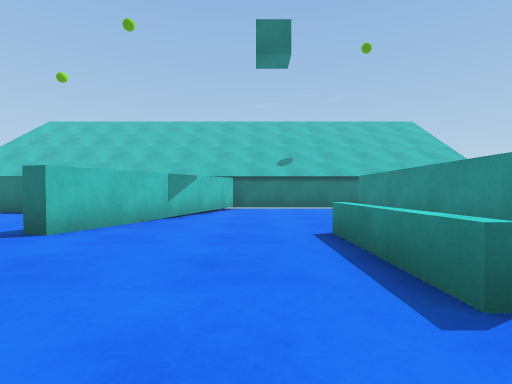
[1] (above)

19 first-person views from a walk through a scene from a Unity 3-D project. The camera is 0.6 m above the floor, looks level and sees 80° across. The floor is counted in squares, 1 m on a side. Each view is taken from the middle of a square. On the plan, view 1 faces up. The plan holds only what a view shows up to about 9 squares ahead; the rest is blank. The place goes on beyond the plan. The player character is not drawn.

[2]
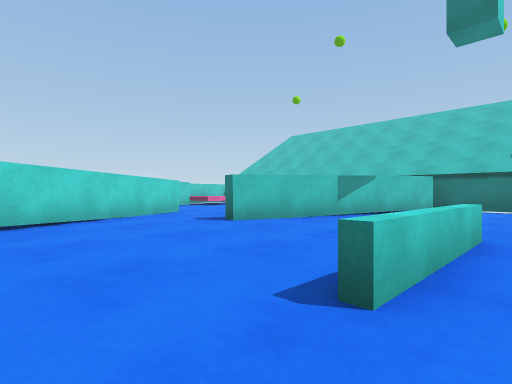

[3]
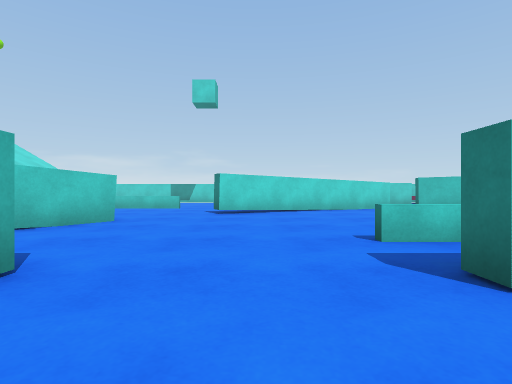

[4]
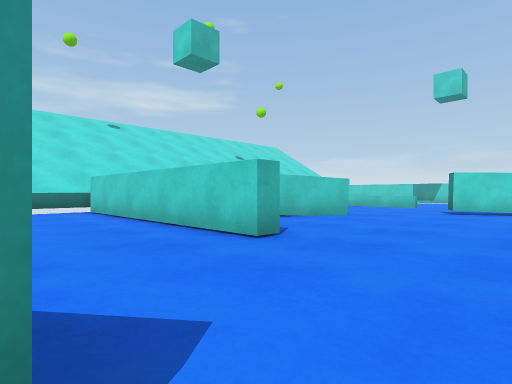

[5]
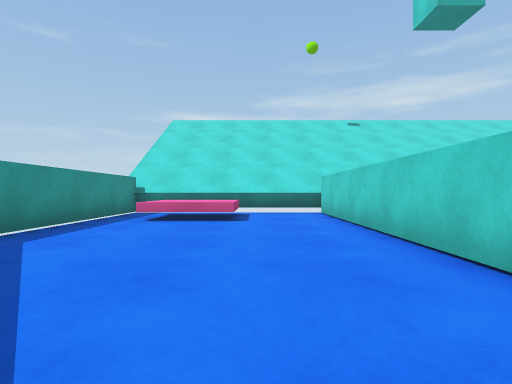

[6]
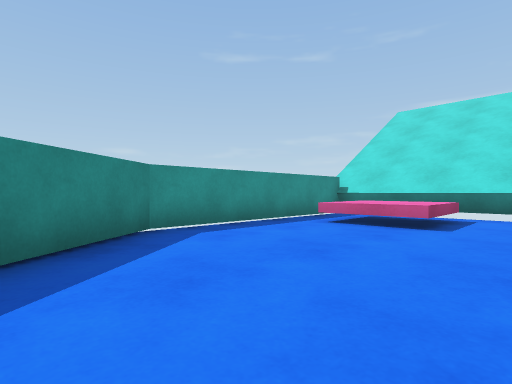

[7]
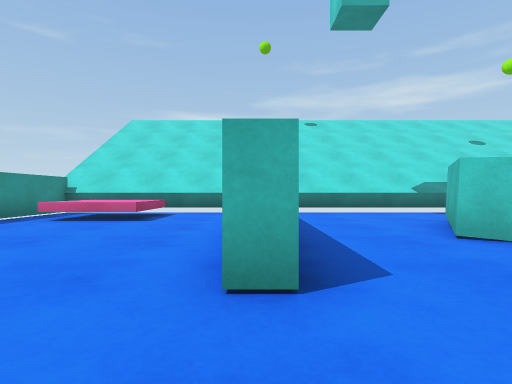

[8]
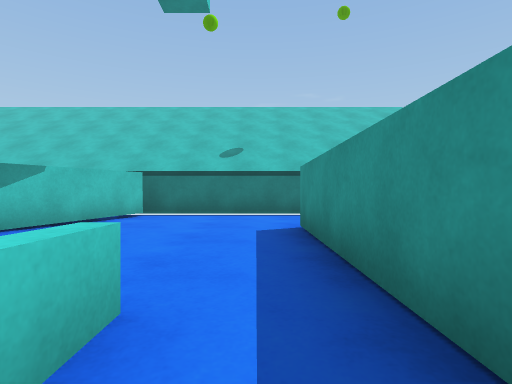

[9]
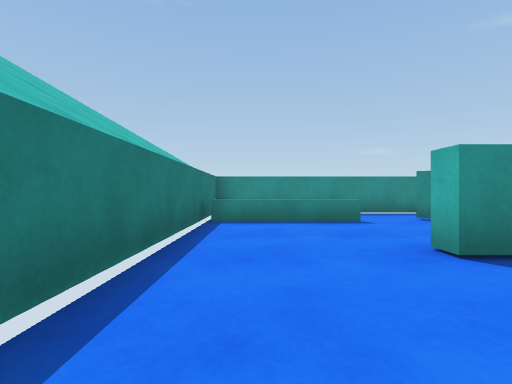

[10]
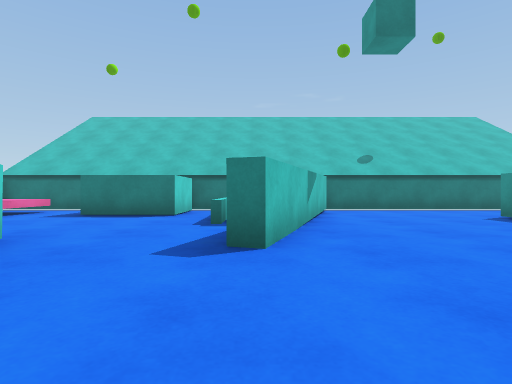

[11]
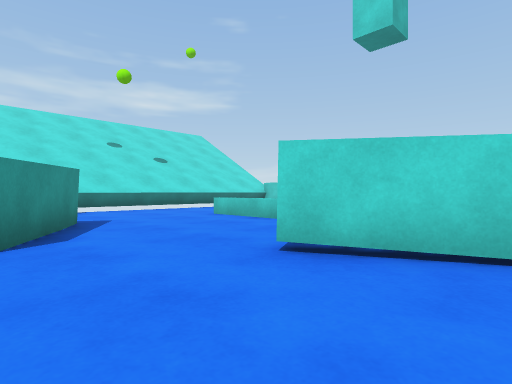

[12]
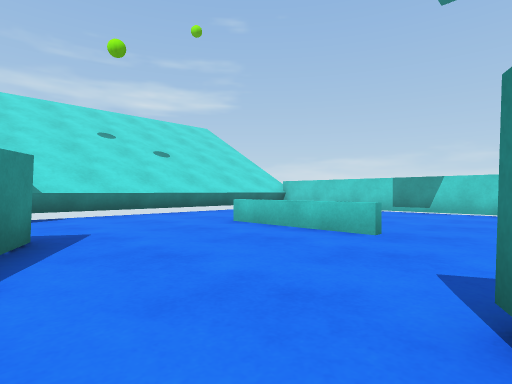

[13]
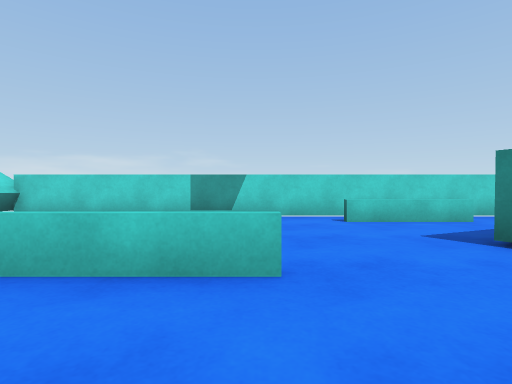

[14]
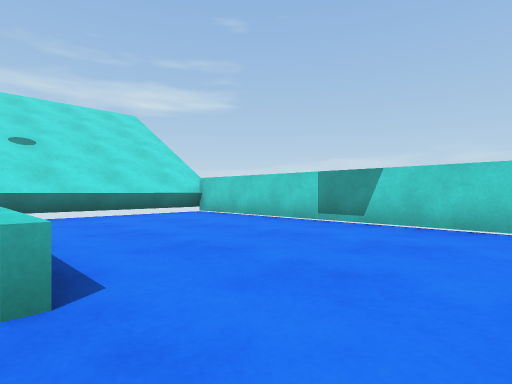

[15]
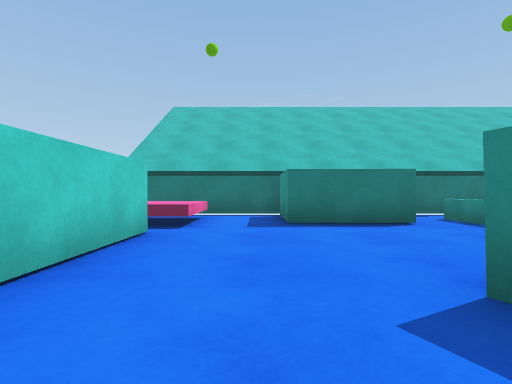

[16]
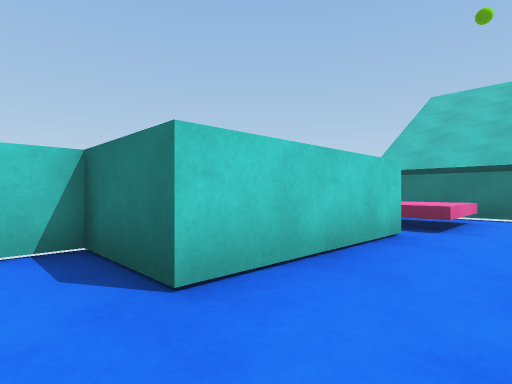

[17]
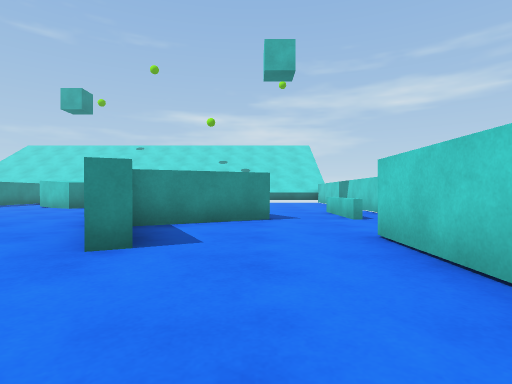

[18]
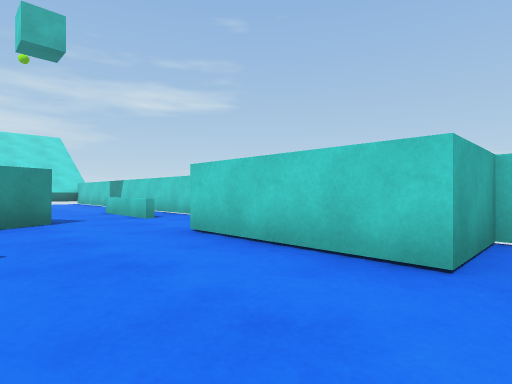

[19]
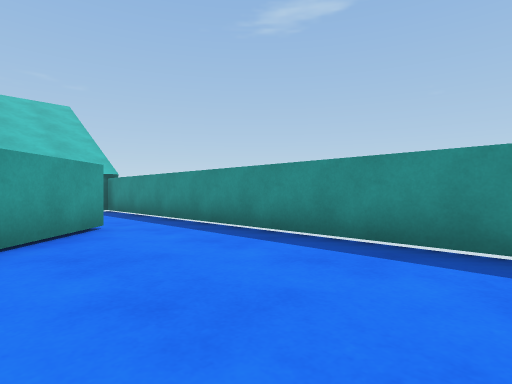

### Floor plan
Key: @ floor where view 1 was taken; # wall or solid block; . floor; = window, fence, low wall or low ledge; ^ raised ledge; B cyan block.
Columns run from 12 left of view 1 to 9 right of it. Each row starts with its distance up from view 1.
 11  #####  ##############
 10   ^^.B B. ##......^ .#
  9   ^^.BBB^ #.......^ .#
  8 #^^.....^ #....#..^..#
  7 ^^^.....^##....# ....#
  6   ^......#.....#  #..#
  5   ^......#.....####..#
  4 ^^^...#......=.# ....#
  3 #.....#......=.# ....#
  2 #....###.....=.# ....#
  1 #.=.## #.............#
  0 #.=..# ##...@.....#
 -1 #.=.....#......... #
 -2 #..............#...###
 -3 #.....^....#...#.....#
 -4 #.....^...###..#.....#
 -5 #.....^...###..#.....#
 -6 #.....=... #...#..^^.#
 -7 #......... ....#..^^.#
 -8 #..............#..^^.#
 -9 ######################

Where each view was taken, in squares from view 1:
view 1: 0 up, 0 right, facing up
view 2: 0 up, 2 right, facing up-left
view 3: 0 up, 5 right, facing left
view 4: 1 up, 6 right, facing down-left
view 5: 0 up, 5 right, facing down
view 6: 1 down, 4 right, facing down-right
view 7: 0 up, 3 right, facing down
view 8: 3 up, 2 right, facing up
view 9: 10 up, 0 right, facing right
view 10: 1 up, 3 left, facing up
view 11: 1 up, 1 left, facing down-left
view 12: 1 down, 2 left, facing down-left
view 13: 3 down, 4 left, facing left
view 14: 1 down, 6 left, facing down-left
view 15: 3 up, 8 left, facing up
view 16: 3 up, 8 left, facing up-left
view 17: 8 up, 8 left, facing down
view 18: 8 up, 7 left, facing down-left
view 19: 1 up, 5 right, facing up-right
